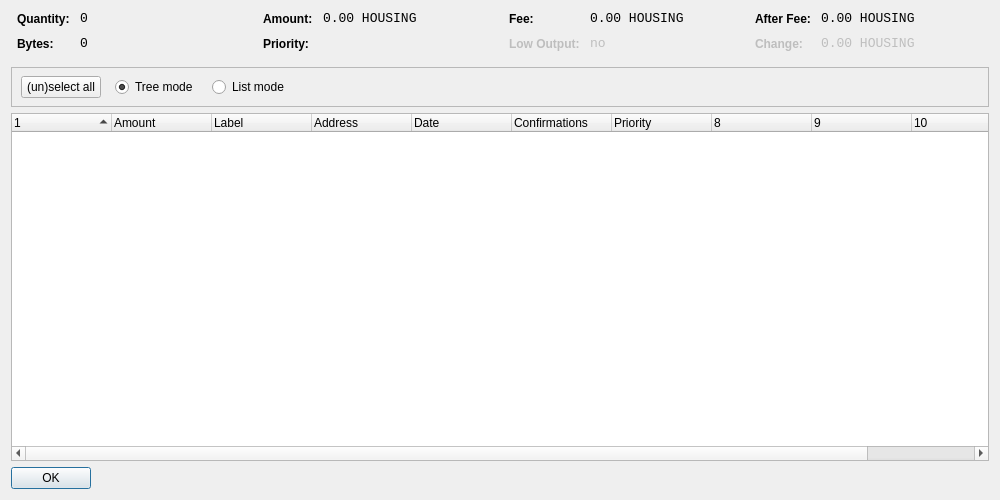
<?xml version="1.0" encoding="UTF-8"?>
<ui version="4.0">
 <class>CoinControlDialog</class>
 <widget class="QDialog" name="CoinControlDialog">
  <property name="geometry">
   <rect>
    <x>0</x>
    <y>0</y>
    <width>1000</width>
    <height>500</height>
   </rect>
  </property>
  <property name="windowTitle">
   <string>Coin Control</string>
  </property>
  <layout class="QVBoxLayout" name="verticalLayout">
   <item>
    <layout class="QHBoxLayout" name="horizontalLayoutTop" stretch="0,0,0,0">
     <property name="topMargin">
      <number>0</number>
     </property>
     <property name="bottomMargin">
      <number>10</number>
     </property>
     <item>
      <layout class="QFormLayout" name="formLayoutCoinControl1">
       <property name="horizontalSpacing">
        <number>10</number>
       </property>
       <property name="verticalSpacing">
        <number>10</number>
       </property>
       <property name="leftMargin">
        <number>6</number>
       </property>
       <property name="rightMargin">
        <number>6</number>
       </property>
       <item row="0" column="0">
        <widget class="QLabel" name="labelCoinControlQuantityText">
         <property name="styleSheet">
          <string notr="true">font-weight:bold;</string>
         </property>
         <property name="text">
          <string>Quantity:</string>
         </property>
        </widget>
       </item>
       <item row="0" column="1">
        <widget class="QLabel" name="labelCoinControlQuantity">
         <property name="font">
          <font>
           <family>Monospace</family>
           <pointsize>10</pointsize>
          </font>
         </property>
         <property name="cursor">
          <cursorShape>IBeamCursor</cursorShape>
         </property>
         <property name="contextMenuPolicy">
          <enum>Qt::ActionsContextMenu</enum>
         </property>
         <property name="text">
          <string notr="true">0</string>
         </property>
         <property name="textInteractionFlags">
          <set>Qt::LinksAccessibleByMouse|Qt::TextSelectableByKeyboard|Qt::TextSelectableByMouse</set>
         </property>
        </widget>
       </item>
       <item row="1" column="0">
        <widget class="QLabel" name="labelCoinControlBytesText">
         <property name="styleSheet">
          <string notr="true">font-weight:bold;</string>
         </property>
         <property name="text">
          <string>Bytes:</string>
         </property>
        </widget>
       </item>
       <item row="1" column="1">
        <widget class="QLabel" name="labelCoinControlBytes">
         <property name="font">
          <font>
           <family>Monospace</family>
           <pointsize>10</pointsize>
          </font>
         </property>
         <property name="cursor">
          <cursorShape>IBeamCursor</cursorShape>
         </property>
         <property name="contextMenuPolicy">
          <enum>Qt::ActionsContextMenu</enum>
         </property>
         <property name="text">
          <string notr="true">0</string>
         </property>
         <property name="textInteractionFlags">
          <set>Qt::LinksAccessibleByMouse|Qt::TextSelectableByKeyboard|Qt::TextSelectableByMouse</set>
         </property>
        </widget>
       </item>
      </layout>
     </item>
     <item>
      <layout class="QFormLayout" name="formLayoutCoinControl2">
       <property name="horizontalSpacing">
        <number>10</number>
       </property>
       <property name="verticalSpacing">
        <number>10</number>
       </property>
       <property name="leftMargin">
        <number>6</number>
       </property>
       <property name="rightMargin">
        <number>6</number>
       </property>
       <item row="0" column="0">
        <widget class="QLabel" name="labelCoinControlAmountText">
         <property name="styleSheet">
          <string notr="true">font-weight:bold;</string>
         </property>
         <property name="text">
          <string>Amount:</string>
         </property>
        </widget>
       </item>
       <item row="0" column="1">
        <widget class="QLabel" name="labelCoinControlAmount">
         <property name="font">
          <font>
           <family>Monospace</family>
           <pointsize>10</pointsize>
          </font>
         </property>
         <property name="cursor">
          <cursorShape>IBeamCursor</cursorShape>
         </property>
         <property name="contextMenuPolicy">
          <enum>Qt::ActionsContextMenu</enum>
         </property>
         <property name="text">
          <string notr="true">0.00 HOUSING</string>
         </property>
         <property name="textInteractionFlags">
          <set>Qt::LinksAccessibleByMouse|Qt::TextSelectableByKeyboard|Qt::TextSelectableByMouse</set>
         </property>
        </widget>
       </item>
       <item row="1" column="0">
        <widget class="QLabel" name="labelCoinControlPriorityText">
         <property name="styleSheet">
          <string notr="true">font-weight:bold;</string>
         </property>
         <property name="text">
          <string>Priority:</string>
         </property>
        </widget>
       </item>
       <item row="1" column="1">
        <widget class="QLabel" name="labelCoinControlPriority">
         <property name="font">
          <font>
           <family>Monospace</family>
           <pointsize>10</pointsize>
          </font>
         </property>
         <property name="cursor">
          <cursorShape>IBeamCursor</cursorShape>
         </property>
         <property name="contextMenuPolicy">
          <enum>Qt::ActionsContextMenu</enum>
         </property>
         <property name="text">
          <string/>
         </property>
         <property name="textInteractionFlags">
          <set>Qt::LinksAccessibleByMouse|Qt::TextSelectableByKeyboard|Qt::TextSelectableByMouse</set>
         </property>
        </widget>
       </item>
      </layout>
     </item>
     <item>
      <layout class="QFormLayout" name="formLayoutCoinControl3">
       <property name="horizontalSpacing">
        <number>10</number>
       </property>
       <property name="verticalSpacing">
        <number>10</number>
       </property>
       <property name="leftMargin">
        <number>6</number>
       </property>
       <property name="rightMargin">
        <number>6</number>
       </property>
       <item row="0" column="0">
        <widget class="QLabel" name="labelCoinControlFeeText">
         <property name="styleSheet">
          <string notr="true">font-weight:bold;</string>
         </property>
         <property name="text">
          <string>Fee:</string>
         </property>
        </widget>
       </item>
       <item row="0" column="1">
        <widget class="QLabel" name="labelCoinControlFee">
         <property name="font">
          <font>
           <family>Monospace</family>
           <pointsize>10</pointsize>
          </font>
         </property>
         <property name="cursor">
          <cursorShape>IBeamCursor</cursorShape>
         </property>
         <property name="contextMenuPolicy">
          <enum>Qt::ActionsContextMenu</enum>
         </property>
         <property name="text">
          <string notr="true">0.00 HOUSING</string>
         </property>
         <property name="textInteractionFlags">
          <set>Qt::LinksAccessibleByMouse|Qt::TextSelectableByKeyboard|Qt::TextSelectableByMouse</set>
         </property>
        </widget>
       </item>
       <item row="1" column="0">
        <widget class="QLabel" name="labelCoinControlLowOutputText">
         <property name="enabled">
          <bool>false</bool>
         </property>
         <property name="styleSheet">
          <string notr="true">font-weight:bold;</string>
         </property>
         <property name="text">
          <string>Low Output:</string>
         </property>
        </widget>
       </item>
       <item row="1" column="1">
        <widget class="QLabel" name="labelCoinControlLowOutput">
         <property name="enabled">
          <bool>false</bool>
         </property>
         <property name="font">
          <font>
           <family>Monospace</family>
           <pointsize>10</pointsize>
          </font>
         </property>
         <property name="cursor">
          <cursorShape>IBeamCursor</cursorShape>
         </property>
         <property name="contextMenuPolicy">
          <enum>Qt::ActionsContextMenu</enum>
         </property>
         <property name="text">
          <string notr="true">no</string>
         </property>
         <property name="textInteractionFlags">
          <set>Qt::LinksAccessibleByMouse|Qt::TextSelectableByKeyboard|Qt::TextSelectableByMouse</set>
         </property>
        </widget>
       </item>
      </layout>
     </item>
     <item>
      <layout class="QFormLayout" name="formLayoutCoinControl4">
       <property name="horizontalSpacing">
        <number>10</number>
       </property>
       <property name="verticalSpacing">
        <number>10</number>
       </property>
       <property name="leftMargin">
        <number>6</number>
       </property>
       <property name="rightMargin">
        <number>6</number>
       </property>
       <item row="0" column="0">
        <widget class="QLabel" name="labelCoinControlAfterFeeText">
         <property name="styleSheet">
          <string notr="true">font-weight:bold;</string>
         </property>
         <property name="text">
          <string>After Fee:</string>
         </property>
        </widget>
       </item>
       <item row="0" column="1">
        <widget class="QLabel" name="labelCoinControlAfterFee">
         <property name="font">
          <font>
           <family>Monospace</family>
           <pointsize>10</pointsize>
          </font>
         </property>
         <property name="cursor">
          <cursorShape>IBeamCursor</cursorShape>
         </property>
         <property name="contextMenuPolicy">
          <enum>Qt::ActionsContextMenu</enum>
         </property>
         <property name="text">
          <string notr="true">0.00 HOUSING</string>
         </property>
         <property name="textInteractionFlags">
          <set>Qt::LinksAccessibleByMouse|Qt::TextSelectableByKeyboard|Qt::TextSelectableByMouse</set>
         </property>
        </widget>
       </item>
       <item row="1" column="0">
        <widget class="QLabel" name="labelCoinControlChangeText">
         <property name="enabled">
          <bool>false</bool>
         </property>
         <property name="styleSheet">
          <string notr="true">font-weight:bold;</string>
         </property>
         <property name="text">
          <string>Change:</string>
         </property>
        </widget>
       </item>
       <item row="1" column="1">
        <widget class="QLabel" name="labelCoinControlChange">
         <property name="enabled">
          <bool>false</bool>
         </property>
         <property name="font">
          <font>
           <family>Monospace</family>
           <pointsize>10</pointsize>
          </font>
         </property>
         <property name="cursor">
          <cursorShape>IBeamCursor</cursorShape>
         </property>
         <property name="contextMenuPolicy">
          <enum>Qt::ActionsContextMenu</enum>
         </property>
         <property name="text">
          <string notr="true">0.00 HOUSING</string>
         </property>
         <property name="textInteractionFlags">
          <set>Qt::LinksAccessibleByMouse|Qt::TextSelectableByKeyboard|Qt::TextSelectableByMouse</set>
         </property>
        </widget>
       </item>
      </layout>
     </item>
    </layout>
   </item>
   <item>
    <widget class="QFrame" name="frame">
     <property name="minimumSize">
      <size>
       <width>0</width>
       <height>40</height>
      </size>
     </property>
     <property name="frameShape">
      <enum>QFrame::StyledPanel</enum>
     </property>
     <property name="frameShadow">
      <enum>QFrame::Sunken</enum>
     </property>
     <widget class="QWidget" name="horizontalLayoutWidget">
      <property name="geometry">
       <rect>
        <x>10</x>
        <y>0</y>
        <width>781</width>
        <height>41</height>
       </rect>
      </property>
      <layout class="QHBoxLayout" name="horizontalLayoutPanel" stretch="0,0,0,0,0">
       <property name="spacing">
        <number>14</number>
       </property>
       <item>
        <widget class="QPushButton" name="pushButtonSelectAll">
         <property name="sizePolicy">
          <sizepolicy hsizetype="Maximum" vsizetype="Fixed">
           <horstretch>0</horstretch>
           <verstretch>0</verstretch>
          </sizepolicy>
         </property>
         <property name="text">
          <string>(un)select all</string>
         </property>
        </widget>
       </item>
       <item>
        <widget class="QRadioButton" name="radioTreeMode">
         <property name="sizePolicy">
          <sizepolicy hsizetype="Maximum" vsizetype="Fixed">
           <horstretch>0</horstretch>
           <verstretch>0</verstretch>
          </sizepolicy>
         </property>
         <property name="text">
          <string>Tree mode</string>
         </property>
         <property name="checked">
          <bool>true</bool>
         </property>
        </widget>
       </item>
       <item>
        <widget class="QRadioButton" name="radioListMode">
         <property name="sizePolicy">
          <sizepolicy hsizetype="Maximum" vsizetype="Fixed">
           <horstretch>0</horstretch>
           <verstretch>0</verstretch>
          </sizepolicy>
         </property>
         <property name="text">
          <string>List mode</string>
         </property>
        </widget>
       </item>
       <item>
        <spacer name="horizontalSpacer">
         <property name="orientation">
          <enum>Qt::Horizontal</enum>
         </property>
         <property name="sizeHint" stdset="0">
          <size>
           <width>40</width>
           <height>20</height>
          </size>
         </property>
        </spacer>
       </item>
      </layout>
     </widget>
    </widget>
   </item>
   <item>
    <widget class="CoinControlTreeWidget" name="treeWidget">
     <property name="contextMenuPolicy">
      <enum>Qt::CustomContextMenu</enum>
     </property>
     <property name="sortingEnabled">
      <bool>false</bool>
     </property>
     <property name="columnCount">
      <number>11</number>
     </property>
     <attribute name="headerShowSortIndicator" stdset="0">
      <bool>true</bool>
     </attribute>
     <attribute name="headerStretchLastSection">
      <bool>false</bool>
     </attribute>
     <column>
      <property name="text">
       <string/>
      </property>
     </column>
     <column>
      <property name="text">
       <string>Amount</string>
      </property>
     </column>
     <column>
      <property name="text">
       <string>Label</string>
      </property>
     </column>
     <column>
      <property name="text">
       <string>Address</string>
      </property>
     </column>
     <column>
      <property name="text">
       <string>Date</string>
      </property>
     </column>
     <column>
      <property name="text">
       <string>Confirmations</string>
      </property>
      <property name="toolTip">
       <string>Confirmed</string>
      </property>
     </column>
     <column>
      <property name="text">
       <string>Priority</string>
      </property>
     </column>
     <column>
      <property name="text">
       <string/>
      </property>
     </column>
     <column>
      <property name="text">
       <string/>
      </property>
     </column>
     <column>
      <property name="text">
       <string/>
      </property>
     </column>
     <column>
      <property name="text">
       <string/>
      </property>
     </column>
    </widget>
   </item>
   <item>
    <widget class="QDialogButtonBox" name="buttonBox">
     <property name="sizePolicy">
      <sizepolicy hsizetype="Maximum" vsizetype="Fixed">
       <horstretch>0</horstretch>
       <verstretch>0</verstretch>
      </sizepolicy>
     </property>
     <property name="orientation">
      <enum>Qt::Horizontal</enum>
     </property>
     <property name="standardButtons">
      <set>QDialogButtonBox::Ok</set>
     </property>
    </widget>
   </item>
  </layout>
 </widget>
 <customwidgets>
  <customwidget>
   <class>CoinControlTreeWidget</class>
   <extends>QTreeWidget</extends>
   <header>coincontroltreewidget.h</header>
  </customwidget>
 </customwidgets>
 <resources/>
 <connections/>
</ui>
